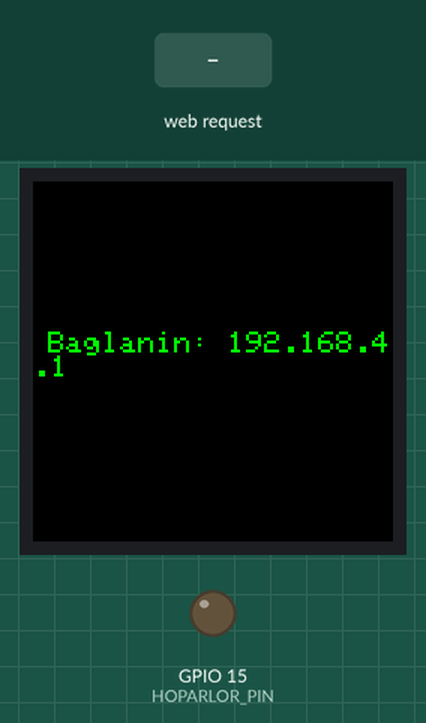
Simulated run of this sketch. Board: ESP32. Parts: 240×240 colour display, output pins drawn as LEDs (lit = HIGH). The test bench sets the inputs (shaded band). What the sketch prints to the serial monitor is not drawn.

Above: at 1.9 s.
2.0 s: HTTP request GET /melodi1 received
At 3.2 s:
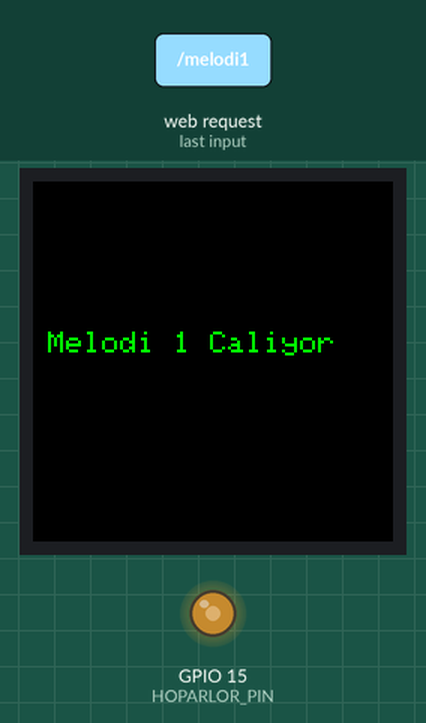
3.5 s: HTTP request GET /sweep received
At 4.6 s:
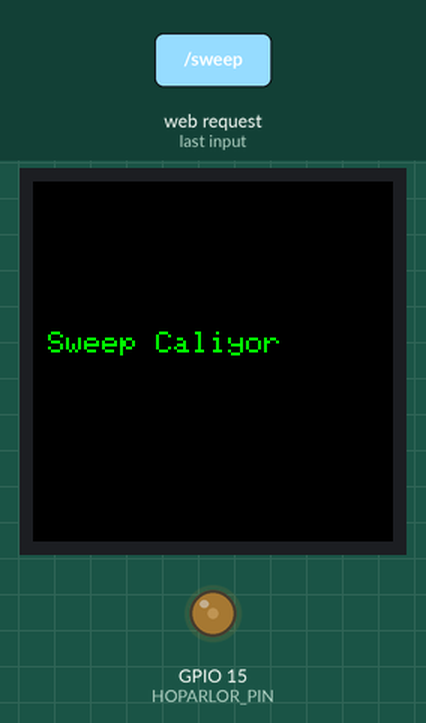
5.0 s: HTTP request GET /siren received
At 5.7 s:
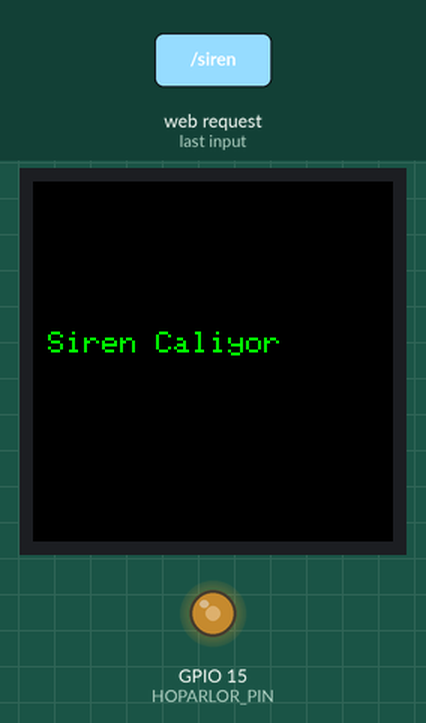
6.5 s: HTTP request GET /ac received
At 6.8 s:
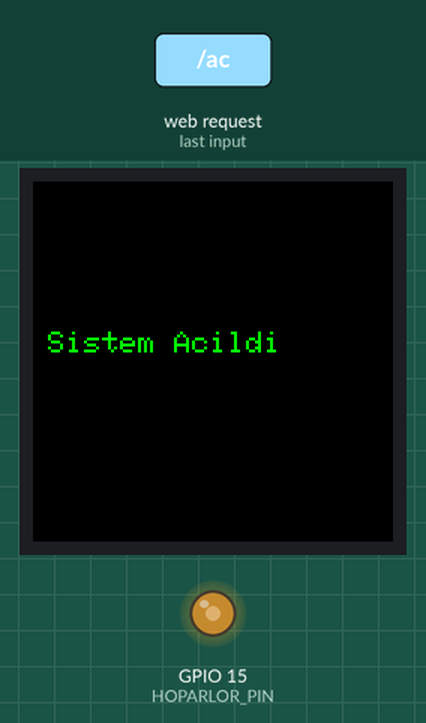
8.0 s: HTTP request GET /kapat received
At 9.0 s:
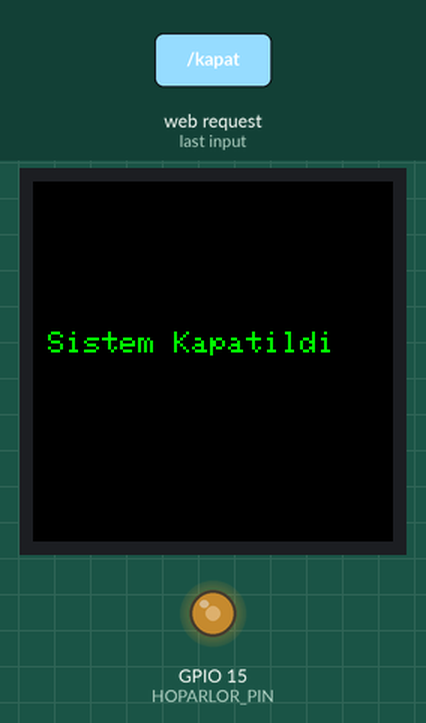
9.8 s: HTTP request GET /resetle received
At 11.1 s:
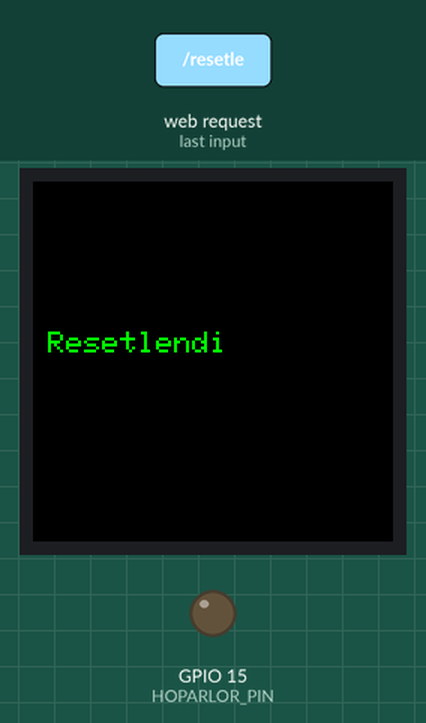
Timing chart, 0 to 12.5 s (numbered marks = the images above; inputs shaded):
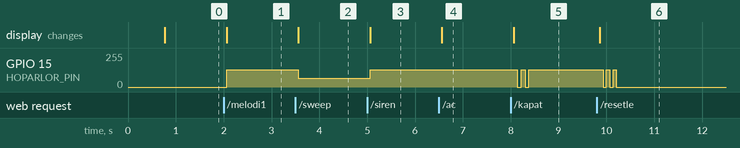

The sketch:

ESP32_Sound_Controller_LCD.ino
```cpp
#include <WiFi.h>
#include <WebServer.h>
#include <Adafruit_GFX.h>
#include <Adafruit_ST7789.h>
#include <SPI.h>

#define TFT_CS   -1
#define TFT_RST   4
#define TFT_DC    2
Adafruit_ST7789 tft = Adafruit_ST7789(TFT_CS, TFT_DC, TFT_RST);

#define HOPARLOR_PIN 15

WebServer server(80);
const char* ssid = "BIZIM_WIFI";
const char* password = "12345678";

bool sesCalıyor = false;
unsigned long sesBaslangic = 0;
int sesTuru = 0;

int melodi1[] = {523, 659, 784, 1047, 784, 659, 523};
int melodi1_sure[] = {300, 300, 300, 500, 300, 300, 500};
int melodi1_uzunluk = 7;

int melodi2[] = {440, 494, 523, 587, 659, 698, 784};
int melodi2_sure[] = {200, 200, 200, 200, 200, 200, 400};
int melodi2_uzunluk = 7;

int sirenFrekans = 200;
bool sirenYukseliyor = true;

String getWebPage() {
  return R"rawliteral(
    <!DOCTYPE html><html><head><title>ESP32 Ses Kontrol</title><style>
    body { font-family: Arial; text-align: center; background-color: #f0f0f0;}
    button {width: 200px; height: 60px; font-size: 16px; margin: 10px; border-radius: 10px; border: none; cursor: pointer; font-weight: bold;}
    .ses1 { background-color: #4CAF50; color: white; }
    .ses2 { background-color: #2196F3; color: white; }
    .ses3 { background-color: #FF9800; color: white; }
    .ses4 { background-color: #9C27B0; color: white; }
    .durdur { background-color: #f44336; color: white; }
    .reset { background-color: #607D8B; color: white; }
    h2 { color: #333; }
    </style></head><body>
    <h2>ESP32 Ses Kontrol Paneli</h2>
    <button class="ses1" onclick="location.href='/istiklal'"> TR ISTIKLAL MARSI</button><br>
    <button class="ses2" onclick="location.href='/melodi1'"> MELODI 1</button><br>
    <button class="ses3" onclick="location.href='/melodi2'"> MELODI 2</button><br>
    <button class="ses4" onclick="location.href='/siren'"> SIREN</button><br>
    <button class="ses1" onclick="location.href='/sweep'"> SWEEP</button><br>
    <button class="ses2" onclick="location.href='/ac'"> AC</button><br>
    <button class="durdur" onclick="location.href='/kapat'"> KAPAT</button><br>
    <button class="reset" onclick="location.href='/resetle'"> RESETLE</button>
    </body></html>
  )rawliteral";
}

void yazLCD(String mesaj) {
  tft.fillScreen(ST77XX_BLACK);
  tft.setCursor(10, 100);
  tft.setTextColor(ST77XX_GREEN);
  tft.setTextSize(2);
  tft.println(mesaj);
}

void handleRoot() { server.send(200, "text/html", getWebPage()); }
void handleMelodi1() { yazLCD("Melodi 1 Caliyor"); sesTuru = 1; sesCalıyor = true; server.send(200, "text/html", getWebPage()); }
void handleMelodi2() { yazLCD("Melodi 2 Caliyor"); sesTuru = 2; sesCalıyor = true; server.send(200, "text/html", getWebPage()); }
void handleSiren() { yazLCD("Siren Caliyor"); sesTuru = 3; sesCalıyor = true; sirenFrekans = 200; sirenYukseliyor = true; server.send(200, "text/html", getWebPage()); }
void handleSweep() { yazLCD("Sweep Caliyor"); sesTuru = 4; sesCalıyor = true; server.send(200, "text/html", getWebPage()); }
void handleAc() {
  yazLCD("Sistem Acildi");
  ledcChangeFrequency(HOPARLOR_PIN, 1000, 8);
  ledcWrite(HOPARLOR_PIN, 128);
  delay(100);
  ledcWrite(HOPARLOR_PIN, 0);
  server.send(200, "text/html", getWebPage());
}
void handleKapat() {
  yazLCD("Sistem Kapatildi");
  for (int i = 0; i < 2; i++) {
    ledcChangeFrequency(HOPARLOR_PIN, 800, 8);
    ledcWrite(HOPARLOR_PIN, 128);
    delay(80);
    ledcWrite(HOPARLOR_PIN, 0);
    delay(80);
  }
  server.send(200, "text/html", getWebPage());
}
void handleResetle() {
  yazLCD("Resetlendi");
  for (int i = 0; i < 3; i++) {
    ledcChangeFrequency(HOPARLOR_PIN, 600, 8);
    ledcWrite(HOPARLOR_PIN, 128);
    delay(70);
    ledcWrite(HOPARLOR_PIN, 0);
    delay(70);
  }
  sesCalıyor = false;
  ledcWrite(HOPARLOR_PIN, 0);
  server.send(200, "text/html", getWebPage());
}

void handleIstiklal() {
  yazLCD("Istiklal Marsi");
  sesTuru = 99;
  sesCalıyor = true;
  server.send(200, "text/html", getWebPage());
}

void melodiCal(int melodi[], int sure[], int uzunluk) {
  static int notaIndex = 0;
  static unsigned long sonNotaZamani = 0;
  unsigned long simdikiZaman = millis();
  if (simdikiZaman - sonNotaZamani >= sure[notaIndex]) {
    notaIndex++;
    if (notaIndex >= uzunluk) notaIndex = 0;
    ledcChangeFrequency(HOPARLOR_PIN, melodi[notaIndex], 8);
    ledcWrite(HOPARLOR_PIN, 128);
    sonNotaZamani = simdikiZaman;
  }
}

void sirenCal() {
  static unsigned long sonGuncelleme = 0;
  unsigned long simdikiZaman = millis();
  if (simdikiZaman - sonGuncelleme >= 10) {
    sirenFrekans += sirenYukseliyor ? 20 : -20;
    if (sirenFrekans >= 1000 || sirenFrekans <= 200) sirenYukseliyor = !sirenYukseliyor;
    ledcChangeFrequency(HOPARLOR_PIN, sirenFrekans, 8);
    ledcWrite(HOPARLOR_PIN, 128);
    sonGuncelleme = simdikiZaman;
  }
}

void sweepCal() {
  static int frekans = 100;
  static bool yukseliyor = true;
  static unsigned long sonGuncelleme = 0;
  unsigned long simdikiZaman = millis();
  if (simdikiZaman - sonGuncelleme >= 5) {
    frekans += yukseliyor ? 10 : -10;
    if (frekans >= 2000 || frekans <= 100) yukseliyor = !yukseliyor;
    ledcChangeFrequency(HOPARLOR_PIN, frekans, 8);
    ledcWrite(HOPARLOR_PIN, 64);
    sonGuncelleme = simdikiZaman;
  }
}

void istiklalMarsiCal() {
  static int index = 0;
  static unsigned long oncekiZaman = 0;
  static int notalar[] = {523, 698, 784, 830, 659, 784, 698, 698, 932, 1046, 1108, 880, 1046, 932, 1046, 932, 1046, 784, 784, 932, 831, 659, 698, 784, 830, 932, 1046, 1108, 1244, 1396, 1244, 622, 587, 622, 1046, 932, 831, 523, 494, 523, 784, 523, 1046, 932, 831, 784, 831, 698, 1396, 1244, 1108, 1046, 932, 831, 784, 698, 1046, 523, 698};
  static int sureler[] = {800, 800, 800, 800, 400, 200, 1600, 800, 800, 800, 800, 400, 200, 1600, 200, 200, 200, 400, 100, 400, 200, 400, 200, 400, 200, 400, 200, 400, 200, 400, 200, 200, 200, 200, 800, 800, 1600, 200, 200, 200, 800, 800, 800, 200, 200, 400, 200, 800, 800, 200, 400, 200, 400, 200, 400, 200, 400, 800, 1600};
  int uzunluk = sizeof(notalar) / sizeof(notalar[0]);

  unsigned long simdikiZaman = millis();
  if (index >= uzunluk) {
    ledcWrite(HOPARLOR_PIN, 0);
    sesCalıyor = false;
    index = 0;
    return;
  }

  if (simdikiZaman - oncekiZaman > sureler[index]) {
    int frekans = notalar[index];
    if (frekans > 0) {
      ledcChangeFrequency(HOPARLOR_PIN, frekans, 8);
      ledcWrite(HOPARLOR_PIN, 128);
    } else {
      ledcWrite(HOPARLOR_PIN, 0);
    }
    oncekiZaman = simdikiZaman;
    index++;
  }
}

void setup() {
  Serial.begin(115200);
  delay(500);

  tft.init(240, 240, SPI_MODE2);
  tft.setRotation(3);
  yazLCD("WiFi Baslatiliyor");

  ledcAttach(HOPARLOR_PIN, 1000, 8);
  ledcWrite(HOPARLOR_PIN, 0);

  WiFi.softAP(ssid, password);
  IPAddress IP = WiFi.softAPIP();
  Serial.print("Baglanti IP: ");
  Serial.println(IP);
  yazLCD("Baglanin: " + IP.toString());

  server.on("/", handleRoot);
  server.on("/melodi1", handleMelodi1);
  server.on("/melodi2", handleMelodi2);
  server.on("/siren", handleSiren);
  server.on("/sweep", handleSweep);
  server.on("/ac", handleAc);
  server.on("/kapat", handleKapat);
  server.on("/resetle", handleResetle);
  server.on("/istiklal", handleIstiklal);

  server.begin();
}

void loop() {
  server.handleClient();
  if (sesCalıyor) {
    switch (sesTuru) {
      case 1: melodiCal(melodi1, melodi1_sure, melodi1_uzunluk); break;
      case 2: melodiCal(melodi2, melodi2_sure, melodi2_uzunluk); break;
      case 3: sirenCal(); break;
      case 4: sweepCal(); break;
      case 99: istiklalMarsiCal(); break;
    }
  }
}
```

Measured:
- after the input at 2.0 s, GPIO 15 (HOPARLOR_PIN): 0/255 → 128/255 after 0.06 s; the display: changes after 0.06 s (image 1)
- after the input at 3.5 s, GPIO 15 (HOPARLOR_PIN): 128/255 → 64/255 after 0.06 s; the display: changes after 0.06 s (image 2)
- after the input at 5.0 s, GPIO 15 (HOPARLOR_PIN): 64/255 → 128/255 after 0.06 s; the display: changes after 0.06 s (image 3)
- after the input at 6.5 s, the display: changes after 0.06 s (image 4)
- after the input at 8.0 s, GPIO 15 (HOPARLOR_PIN): alternates 128/255 for 0.08 s and 0/255 for 0.08 s, 4 changes in all, then stays 128/255, starting after 0.14 s; the display: changes after 0.06 s (image 5)
- after the input at 9.8 s, GPIO 15 (HOPARLOR_PIN): alternates 128/255 for 0.07 s and 0/255 for 0.07 s, 5 changes in all, then stays 0/255, starting after 0.13 s; the display: changes after 0.06 s (image 6)
